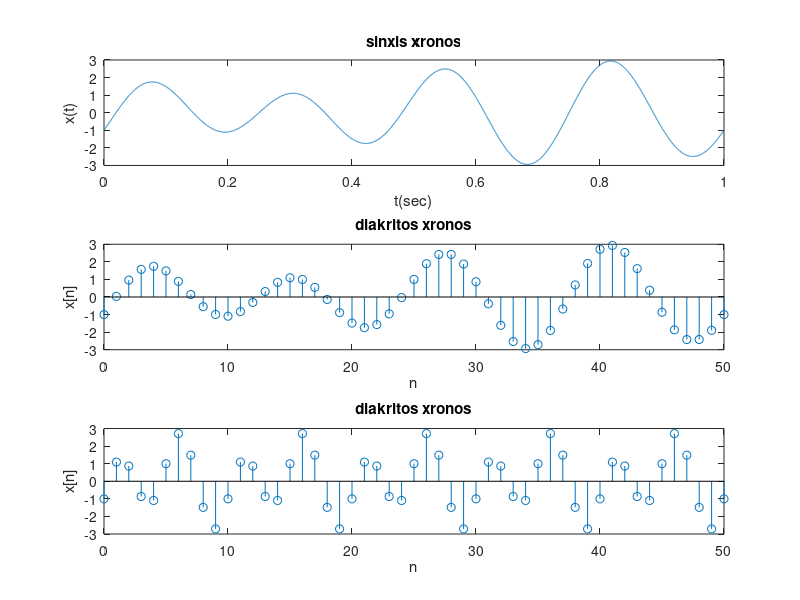

The MATLAB script that drew this image:

t = 0 : 0.0001 : 1;
x = 2*sin(8*pi*t) - cos(6*pi*t);          # sinexis xronos

n = 0 : 1 :50;
Ts = 0.02;
xn = 2*sin(8*pi*n*Ts) - cos(6*pi*n*Ts);   # diakritos xronos

figure;
subplot(3,1,1);
plot(t,x);
title("sinxis xronos");
xlabel("t(sec)");
ylabel("x(t)");

#figure;
subplot(3,1,2);
stem(n,xn);
title("diakritos xronos");
xlabel("n");
ylabel("x[n]");

#3b
Ts = 0.3;
xn2 = 2*sin(8*pi*n*Ts) - cos(6*pi*n*Ts);
subplot(3,1,3);
stem(n,xn2);
title("diakritos xronos");
xlabel("n");
ylabel("x[n]");